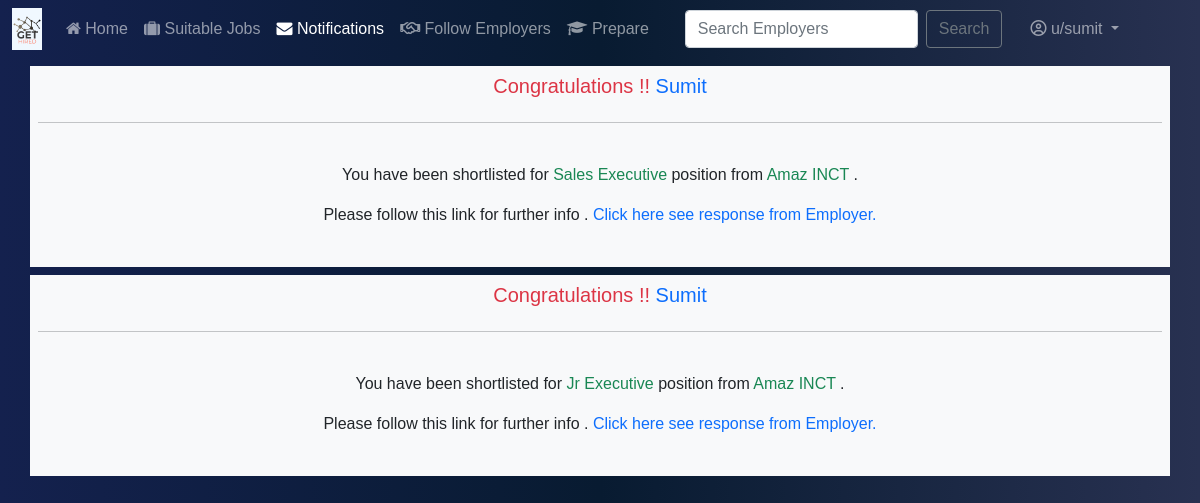
/JOBSEEKER/messages/ (signed in), run on the app's committed database.
### JOB/models.py (models this page shows, shortened)
class SHORTLISTED(models.Model):
    applicant=models.ForeignKey(JOBSEEKER,on_delete=models.CASCADE)
    message=models.TextField(null=True,blank=True)
    hasSeen=models.BooleanField(default=False)
    applicant_job=models.ForeignKey(JOB,on_delete=models.CASCADE)

class JOB(models.Model):
    job_id=models.AutoField(primary_key=True)
    job_title=models.CharField(max_length=100)
    job_desc=models.TextField()
    pub_date=models.DateTimeField(auto_now=True)
    x_req=models.DecimalField(max_digits=5,decimal_places=2)
    xii_req=models.DecimalField(max_digits=5,decimal_places=2)
    grad_req=models.DecimalField(max_digits=5,decimal_places=2)
    employer_name=models.ForeignKey(EMPLOYER,on_delete=models.CASCADE)

### JOBSEEKER/models.py (models this page shows, shortened)
class JOBSEEKER(models.Model):
    user=models.OneToOneField(User,on_delete=models.CASCADE)
    first_name=models.CharField(max_length=50)
    last_name=models.CharField(max_length=50)
    email=models.EmailField(max_length=255)
    dob=models.DateField()
    phone=models.IntegerField()

### EMPLOYER/models.py (models this page shows, shortened)
class EMPLOYER(models.Model):
    user=models.OneToOneField(User,on_delete=models.CASCADE)
    name=models.TextField()
    cin_num=models.IntegerField(unique=True,blank=False)
    email=models.EmailField(default="default@gmail.com")
    profile_pic=models.ImageField(upload_to='EMPLOYER/PROFILE',blank=True)

### JOBSEEKER/views.py (the view)
# urls.py: path('messages/',views.mymsg,name="notification"),
def mymsg(request):
    user=User.objects.get(username=request.user)
    jobseeker=JOBSEEKER.objects.get(user=user)
    notications=SHORTLISTED.objects.filter(applicant=jobseeker,hasSeen=False)
    for noti in notications:
        noti.hasSeen=True
        noti.save()
    notification=SHORTLISTED.objects.filter(applicant=jobseeker).order_by('-id')
    param={
        'notifications':notification
    }
    return render(request,"JOBSEEKER/notifications.html/",param)

### templates/JOBSEEKER/notifications.html (shortened to what this page needs)
{% extends 'baseJ.html' %}
{% block msgactive %}
active
{% endblock msgactive %}
{% block content %}
 {% for notification in notifications %}
    <div class="container bg-light p-2 text-center my-2">
        <h5 class="card-title text-danger">Congratulations !! <span class="lead text-primary">{{notification.applicant.first_name}}</span>
        </h5>
        <hr class="my-4">
        <div class="card-body">
            <p>You have been shortlisted for <span class="text-success font-weight-bold"> {{notification.applicant_job.job_title}} </span>position from
            <span class="text-success font-weight-bold"> {{notification.applicant_job.employer_name.name}} </span>.</p>
            <p>Please follow this link for further info . <a data-toggle="collapse" href="#job-{{notification.applicant.first_name}}-{{notification.applicant_job.job_id}}" role="button" aria-expanded="false" aria-controls="job-{{notification.applicant.first_name}}-{{notification.applicant_job.job_id}}">
    Click here see response from Employer.</a></p>
        </div>
    </div>
{% endfor %}
{% endblock content %}

### templates/basej.html (shortened to what this page needs)
<!doctype html>
<html lang="en">
  <head>
       <link href="https://cdn.jsdelivr.net/npm/bootstrap@5.0.0-beta1/dist/css/bootstrap.min.css" rel="stylesheet">
    {% load static %}
   <link rel="stylesheet" href="https://cdnjs.cloudflare.com/ajax/libs/font-awesome/4.7.0/css/font-awesome.min.css">
  <link rel="stylesheet" href="{% static 'css/style.css/' %}">
  </head>
  <body>
<nav class="navbar navbar-expand-lg navbar-dark bg-dark">
  <div class="container-fluid">
    <a class="navbar-brand" href="/">
    <img src="{% static 'images/logo1.png/' %}">
    </a>
    <div class="collapse navbar-collapse" id="navbarSupportedContent">
      <ul class="navbar-nav me-auto mb-2 mb-lg-0">
        <li class="nav-item">
          <a class="nav-link {% block homeactive %}
          {% endblock homeactive %}"  href="/"><i class="fa fa-home" aria-hidden="true"></i> Home</a>
        </li>
        <li class="nav-item">
          <a class="nav-link {% block jobsactive %}
          {% endblock jobsactive %}" href="/JOB/relevant-jobs/"><i class="fa fa-suitcase" aria-hidden="true"></i> Suitable Jobs</a>
        </li>
            <li class="nav-item">
          <a class="nav-link {% block msgactive %}
          {% endblock  %}" href="/JOBSEEKER/messages/"><i class="fa fa-envelope" aria-hidden="true"></i> Notifications{% block notbadge %}{% endblock %}</a>
        </li>
           <li class="nav-item">
          <a class="nav-link {% block empactive %}
          {% endblock  %}" href="/JOBSEEKER/follow-employee/"><i class="fa fa-handshake-o" aria-hidden="true"></i> Follow Employers</a>
        </li>
           <li class="nav-item">
          <a class="nav-link {% block prepareactive %}
          {% endblock  %}" href="/prepare/"><i class="fa fa-graduation-cap" aria-hidden="true"></i> Prepare</a>
        </li>
   </ul>
      <form action="/JOBSEEKER/search/" method="POST" class="d-flex">{% csrf_token %}
        <input class="form-control me-2" type="search" name="searchquery" placeholder="Search Employers " aria-label="Search" Required>
        <button class="btn btn-outline-secondary" type="submit">Search</button>
      </form>
    <ul class="navbar-nav ml-2 mb-2 mb-lg-0">
                 <li class="nav-item dropdown  ">
          <a class="nav-link dropdown-toggle" href="#" id="navbarDropdown" role="button" data-bs-toggle="dropdown" aria-expanded="false">
            <i class="fa fa-user-circle-o" aria-hidden="true"></i> u/{{request.user}}
          </a>
        </li>
      </ul>
    </div>
  </div>
</nav>
   {% block content %}
   {% endblock content %}
  </body>
</html>

### JOBSEEKER/static/css/style.css (style rules this page uses)
* { font-family: sans-serif; }
body { background-image:linear-gradient(to right ,#14214E,#081b31,#283151); }
a { text-decoration: none; }
.navbar { padding-right:61px; background-image: linear-gradient(to right ,#14214E ,#081b31,#283151); }
.navbar-brand { background-color: aliceblue; }
.navbar-brand img { height: 30px; }
.d-flex { margin-right:20px; }

### data on the page
SHORTLISTED: applicant.first_name "Sumit", applicant_job.job_title "Sales Executive", applicant_job.employer_name.name "Amaz INCT"
SHORTLISTED: applicant.first_name "Sumit", applicant_job.job_title "Jr Executive", applicant_job.employer_name.name "Amaz INCT"

### other printed values
{{ request.user }} "sumit"
